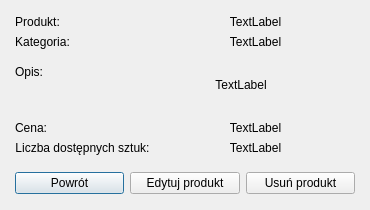
<?xml version="1.0" encoding="UTF-8"?>
<ui version="4.0">
 <class>Produkt_pracownik</class>
 <widget class="QDialog" name="Produkt_pracownik">
  <property name="geometry">
   <rect>
    <x>0</x>
    <y>0</y>
    <width>370</width>
    <height>210</height>
   </rect>
  </property>
  <property name="minimumSize">
   <size>
    <width>370</width>
    <height>210</height>
   </size>
  </property>
  <property name="maximumSize">
   <size>
    <width>370</width>
    <height>210</height>
   </size>
  </property>
  <property name="windowTitle">
   <string>Dialog</string>
  </property>
  <widget class="QWidget" name="layoutWidget">
   <property name="geometry">
    <rect>
     <x>15</x>
     <y>15</y>
     <width>340</width>
     <height>179</height>
    </rect>
   </property>
   <layout class="QVBoxLayout" name="verticalLayout">
    <item>
     <layout class="QFormLayout" name="formLayout">
      <item row="0" column="0">
       <widget class="QLabel" name="label">
        <property name="text">
         <string>Produkt:</string>
        </property>
        <property name="alignment">
         <set>Qt::AlignCenter</set>
        </property>
       </widget>
      </item>
      <item row="0" column="1">
       <widget class="QLabel" name="produkt">
        <property name="layoutDirection">
         <enum>Qt::LeftToRight</enum>
        </property>
        <property name="text">
         <string>TextLabel</string>
        </property>
        <property name="alignment">
         <set>Qt::AlignCenter</set>
        </property>
       </widget>
      </item>
      <item row="1" column="0">
       <widget class="QLabel" name="label_3">
        <property name="text">
         <string>Kategoria:</string>
        </property>
        <property name="alignment">
         <set>Qt::AlignCenter</set>
        </property>
       </widget>
      </item>
      <item row="1" column="1">
       <widget class="QLabel" name="kategoria">
        <property name="text">
         <string>TextLabel</string>
        </property>
        <property name="alignment">
         <set>Qt::AlignCenter</set>
        </property>
       </widget>
      </item>
      <item row="2" column="0">
       <widget class="QLabel" name="label_5">
        <property name="text">
         <string>Opis:</string>
        </property>
        <property name="alignment">
         <set>Qt::AlignBottom|Qt::AlignHCenter</set>
        </property>
       </widget>
      </item>
      <item row="2" column="1">
       <widget class="QLabel" name="opis">
        <property name="minimumSize">
         <size>
          <width>170</width>
          <height>60</height>
         </size>
        </property>
        <property name="maximumSize">
         <size>
          <width>170</width>
          <height>60</height>
         </size>
        </property>
        <property name="text">
         <string>TextLabel</string>
        </property>
        <property name="alignment">
         <set>Qt::AlignCenter</set>
        </property>
       </widget>
      </item>
      <item row="3" column="0">
       <widget class="QLabel" name="label_7">
        <property name="text">
         <string>Cena:</string>
        </property>
       </widget>
      </item>
      <item row="3" column="1">
       <widget class="QLabel" name="cena">
        <property name="text">
         <string>TextLabel</string>
        </property>
        <property name="alignment">
         <set>Qt::AlignCenter</set>
        </property>
       </widget>
      </item>
      <item row="4" column="0">
       <widget class="QLabel" name="label_9">
        <property name="text">
         <string>Liczba dostępnych sztuk:</string>
        </property>
        <property name="alignment">
         <set>Qt::AlignCenter</set>
        </property>
       </widget>
      </item>
      <item row="4" column="1">
       <widget class="QLabel" name="sztuki">
        <property name="text">
         <string>TextLabel</string>
        </property>
        <property name="alignment">
         <set>Qt::AlignCenter</set>
        </property>
       </widget>
      </item>
     </layout>
    </item>
    <item>
     <layout class="QHBoxLayout" name="horizontalLayout">
      <item>
       <widget class="QPushButton" name="powrot">
        <property name="text">
         <string>Powrót</string>
        </property>
       </widget>
      </item>
      <item>
       <widget class="QPushButton" name="edytuj">
        <property name="text">
         <string>Edytuj produkt</string>
        </property>
       </widget>
      </item>
      <item>
       <widget class="QPushButton" name="usun">
        <property name="text">
         <string>Usuń produkt</string>
        </property>
       </widget>
      </item>
     </layout>
    </item>
   </layout>
  </widget>
 </widget>
 <resources/>
 <connections/>
</ui>
